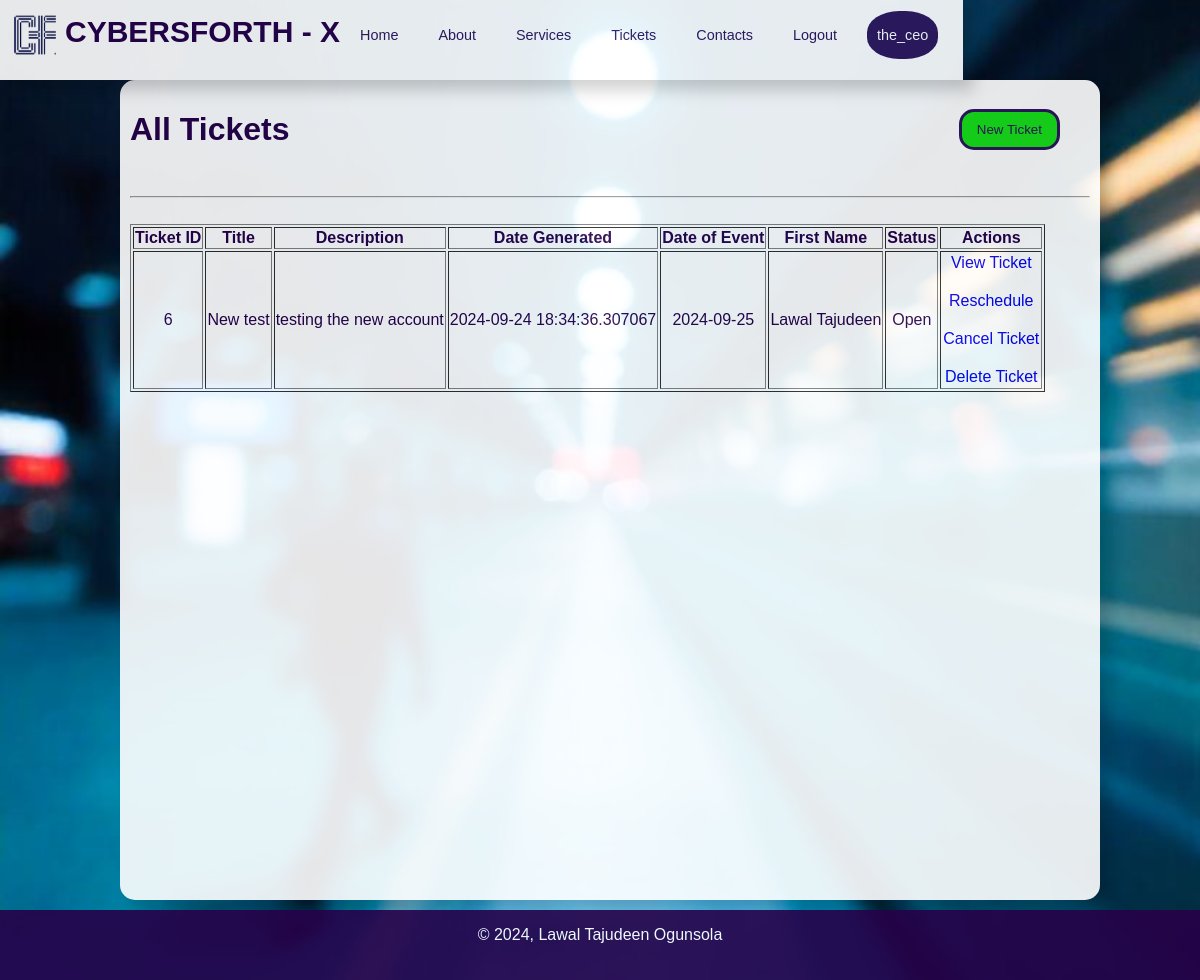
Page /tickets (signed in) on the committed database.
### app/base_model.py (models this page shows, shortened)
class User(db.Model, UserMixin):
    __tablename__ = 'users'
    ''' User id - this is a unique primary key, autoincrement.'''
    id = db.Column(db.Integer,
                   primary_key=True)
    '''username - unique and not null'''
    username = db.Column(db.String(80),
                         unique=True,
                         nullable=False)
    '''Admin or not'''
    is_admin = db.Column(db.Boolean, default=False)
    '''name of business or organisation'''
    business_name = db.Column(db.String(200),
                              default='CYBERSFORTH X SERVICES')
    '''business logo'''
    profile_picture = db.Column(db.String(120),
                                nullable=True)
    '''user email - unique, not null'''
    email = db.Column(db.String(120),
                      unique=True,
                      nullable=False)
    '''user password - not unique and not null'''
    password_hash = db.Column(db.String(255),
                         nullable=False)
    '''user's first & last names - not null'''
    first_name = db.Column(db.String(50),
                           nullable=False)
    last_name = db.Column(db.String(50),
                          nullable=False)
    '''user's phone number - unique, not null'''
    phone_number = db.Column(db.String(15),
                             nullable=True)
    ''' tickets & appointment relationship'''
    tickets = db.relationship('Ticket',
                              backref='creator',
                              lazy=True)
    appointments = db.relationship('Appointment',
                                   backref='creator',
                                   lazy=True)
    created_at = db.Column(db.DateTime,
                           nullable=False,
                           default=datetime.now(timezone.utc))

class Ticket(db.Model, UserMixin):
    __tablename__ = 'tickets'
    '''details of ticket'''
    id = db.Column(db.Integer, primary_key=True)
    title = db.Column(db.String(100), nullable=False)
    description = db.Column(db.Text, nullable=False)
    '''details of client / customer'''
    client_first_name = db.Column(db.String(80),
                                  nullable=True)
    client_last_name = db.Column(db.String(80),
                                 nullable=True)
    client_middle_name = db.Column(db.String(80),
                                   nullable=True)
    client_email = db.Column(db.String(80),
                             unique=False,
                             nullable=True)
    client_phone_number = db.Column(db.String(20),
                                    unique=False,
                                    nullable=False,
                                    default='')
    '''Ticket details '''
    date = db.Column(db.DateTime,
                           nullable=False,
                           default=datetime.now(timezone.utc))
    event_date = db.Column(db.Date, nullable=False,
                           default=datetime.now(timezone.utc))
    status = db.Column(db.String(10), nullable=False, default='Open')
    user_id = db.Column(db.Integer, db.ForeignKey('users.id'))
    def update_status(self):
        current_time = datetime.now(timezone.utc)
        '''Ensuring that both dates are compared as datetime objects'''
        if self.status != 'canceled' and self.event_date:
            if isinstance(self.event_date, datetime):
                '''
                    If event_date includes time,
                    compare it directly with the current_time
                '''
                if self.event_date < current_time and self.status == 'open':
                    self.status = 'closed'
                    db.session.commit()
            else:
                if self.event_date < current_time.date() and self.status == 'open':
                    self.status = 'closed'
                    db.session.commit()

### app/routes.py (the view)
@routes.route('/tickets')
@login_required
def View_tickets():
    tickets = Ticket.query.filter_by(user_id=current_user.id).all()
    for ticket in tickets:
        ticket.update_status()
    db.session.commit()
    return render_template('view_tickets.html', tickets=tickets)

### templates/view_tickets.html
{% extends 'layout.html' %}
{% block header %}
<link rel='stylesheet' href="{{ url_for('static', filename='./css/view_tickets.css') }}" />
{% endblock header %}
{% block contents %}
<div class='sec-1'>
    <h1>All Tickets</h1>
    <a class='new_ticket' href="{{ url_for('routes.Create_ticket') }}"><button>New Ticket</button></a>
</div><br />
<hr /><br />
<table border="1">
    <thead>
        <tr>
            <th>Ticket ID</th>
            <th>Title</th>
            <th>Description</th>
            <th>Date Generated</th>
            <th>Date of Event</th>
            <th>First Name</th>
            <th>Status</th>
            <th>Actions</th>
        </tr>
    </thead>
    <tbody>
        {% for ticket in tickets %}
        <tr>
            <td class='ticket_align'>{{ ticket.id }}</td>
            <td class='ticket_align'>{{ ticket.title }}</td>
            <td>{{ ticket.description }}</td>
            <td class='ticket_align' >{{ ticket.date }}</td>
            <td class='ticket_align' >{{ ticket.event_date }}</td>
            <td>{{ ticket.client_first_name }} {{ ticket.client_last_name }}</td>
            <td class='ticket_align' >{{ ticket.status }}</td>
            <td>
                <a class='ticket_action' href="{{ url_for('routes.View_ticket', ticket_id=ticket.id) }}">View Ticket</a><br />
                <a class='ticket_action' href="{{ url_for('routes.Reschedule_ticket', ticket_id=ticket.id) }}" class="btn btn-warning">Reschedule</a>
                <br />
                <a class='ticket_action' href="{{ url_for('routes.Cancel_ticket', ticket_id=ticket.id) }}" class="btn btn-danger" onclick="return confirm('Are you sure you want to cancel this ticket?')">Cancel Ticket</a>
                <br />
                <a class='ticket_action ticket_delete_action' href="{{ url_for('routes.Delete_ticket', ticket_id=ticket.id) }}" class="btn btn-danger" onclick="return confirm('Are you sure you want to cancel this ticket?')">Delete Ticket</a>
            </td>
        </tr>
        {% endfor %}
    </tbody>
</table>
{% endblock contents %}

### templates/header.html (shortened to what this page needs)
{% block header %}
<link rel='stylesheet' href="{{ url_for('static', filename='header.css') }}" />
{% endblock %}
{% block contents %}
<nav>
    <div class='divHead'>
        <img src="{{ url_for('static', filename='./images/logo.png') }}" alt="brand logo">
        <h1>CYBERSFORTH - X</h1>
    </div>
    <div>
        <ul class='nav-links'>
            <li>
                <a href="{{ url_for('routes.Home') }}">Home</a>
            </li>
            <li>
                <a href="{{ url_for('routes.About') }}">About</a>
            </li>
            <li>
                <a href="{{ url_for('routes.Ticket_page') }}">Services</a>
            </li>
            <li>
                <a href="{{ url_for('routes.View_tickets') }}">Tickets</a>
            </li>
            <li>
                <a href='#'>Contacts</a>
            </li>
            {% if current_user.is_authenticated %}
                <li>
                    <a href="{{ url_for('routes.Logout') }}" >Logout</a>
                </li>
                <li class='user_profile'>
                    <a href="{{ url_for('routes.Dashboard') }}" >{{ current_user.username }}</a>
                </li>
            {% endif %}
        </ul>
    </div>
</nav>
{% endblock contents %}

### static/css/layout.css (style rules this page uses)
body { background-color: #c0c0c0; padding: 0; margin: 0; opacity: 0.9; }
body { margin: 0; font-family: Arial, sans-serif; background-image: url('../images/bg-2.jpeg'); background-size: cover; background-attachment: fixed; background-position: center; background-repeat: no-repeat; color: #333; }
nav { display: flex; height: 70px; padding: 10px; justify-content: space-between; align-content: center; align-items: center; box-shadow: 10px 10px 15px rgba(0, 0, 0, 0.2); }
nav img { height: 50px; width: 50px; }
.divHead { display: flex; flex-wrap: wrap; justify-content: center; align-content: center; text-align: center; }
.divHead h1 { color: #260049; font-size: 30px; margin: 5px; }
nav { background-color: #fff; }
nav ul { list-style-type: none; padding: 0; margin: 0; display: flex; align-items: center; }
nav ul li { margin-right: 15px; font-size: 90%; }
nav ul li a, .edit_profile { color: #2E175D; text-decoration: none; }
nav ul li, .edit_profile { margin: 8px, 0; text-align: center; width: 80%; padding: 6px 10px; transition: #2E175D 0.5s ease, #fff 0.3s ease; position: relative; margin: 5px; border-radius: 15px; }
nav ul li a { color: #2E175D; text-decoration: none; width: 100%; height: 100%; display: block; padding: 10px 0; box-sizing: border-box; }
.user_profile, .user_profile a { background-color: #2E175D; color: #fff; border-radius: 45%; }

### static/css/view_tickets.css (style rules this page uses)
.sec-1 { display: flex; justify-content: space-between; align-content: center; align-items: center; text-align: center; }
.new_ticket { margin-right: 30px; }
.new_ticket button { padding: 10px 15px; border-radius: 15px; border: 3px solid #2E175D; background-color: transparent; color: #2E175D; cursor: pointer; }
.new_ticket button { background-color: rgb(24, 223, 24); color: #2E175D; }
.ticket_align { text-align: center; justify-content: center; align-content: center; }
.ticket_action { display: flex; flex-direction: column; padding: 1px; text-decoration: none; text-align: center; justify-content: center; align-content: center; border-radius: 15px; transition: all 0.3s ease; }

### static/css/header.css (style rules this page uses)
nav ul { list-style-type: none; padding: 0; margin: 0; display: flex; align-items: center; }
nav ul li { margin-right: 15px; font-size: 90%; }
nav ul li a { color: #2E175D; text-decoration: none; }

### rows in the picture
User: username "the_ceo"
Ticket: id "6", title "New test", description "testing the new account", date "2024-09-24 18:34:36.307067", event_date "2024-09-25", client_first_name "Lawal", client_last_name "Tajudeen", status "Open"
